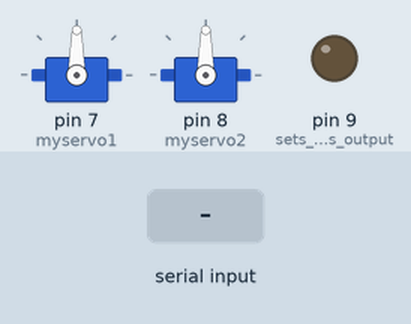
A sketch run on a simulated Arduino Uno, built with avr-gcc and run on an emulated ATmega328P. Shown: 2 × servo, output pins drawn as LEDs (lit = HIGH). Inputs (shaded band) come from the test bench. What the sketch prints to the serial monitor is not drawn.

Above: at 1.2 s.
1.3 s: "1" received over Serial
At 2.0 s:
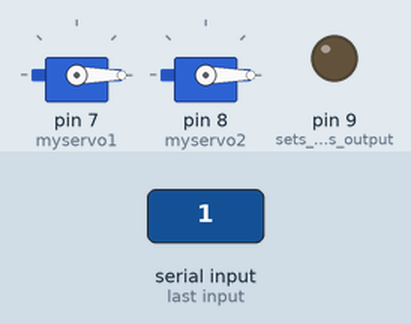
Timing chart, 0 to 4.3 s (numbered marks = the images above; inputs shaded):
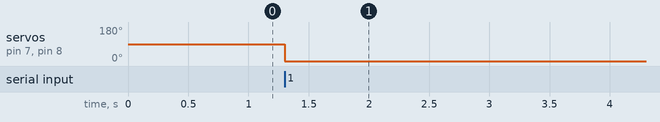

The sketch:

recepcion_envio_servos.ino
```cpp
#include <Servo.h>

Servo myservo1;  // create servo object to control a servo
                // a maximum of eight servo objects can be created
Servo myservo2;

int ibyte;
int pos1=0,pos2=0;
int angulo[2];

void setup()
{
  Serial.begin(9600);
  //delay(2500);
    pinMode(9, OUTPUT);   // sets the pin as output
    myservo1.attach(7);  // attaches the servo on pin 9 to the servo object
    myservo2.attach(8);
}

void loop()
{

  if(Serial.available()>0)
  {
    ibyte=Serial.read();
      if(ibyte=='S'){
      while(Serial.available()==0){};
        int i=0;
        for(i=0;i<2;i=i+1){
         angulo[i]=Serial.read();
          while(Serial.available()==0){};
         }
       }

    Serial.print((char)angulo[0]);
    Serial.print((char)angulo[1]);
    analogWrite(9,angulo[0]);
    pos1 = map(angulo[0], 0, 255, 0, 179);
    pos2 = map(angulo[1], 0, 255, 0, 179);
    myservo1.write(pos1);              // tell servo to go to position in variable 'pos'
    myservo2.write(pos2);              // tell servo to go to position in variable 'pos'

  }

}
```

Measured:
- after the input at 1.3 s, servo on pin 7 (myservo1), servo on pin 8 (myservo2): 90° → 0° at once
